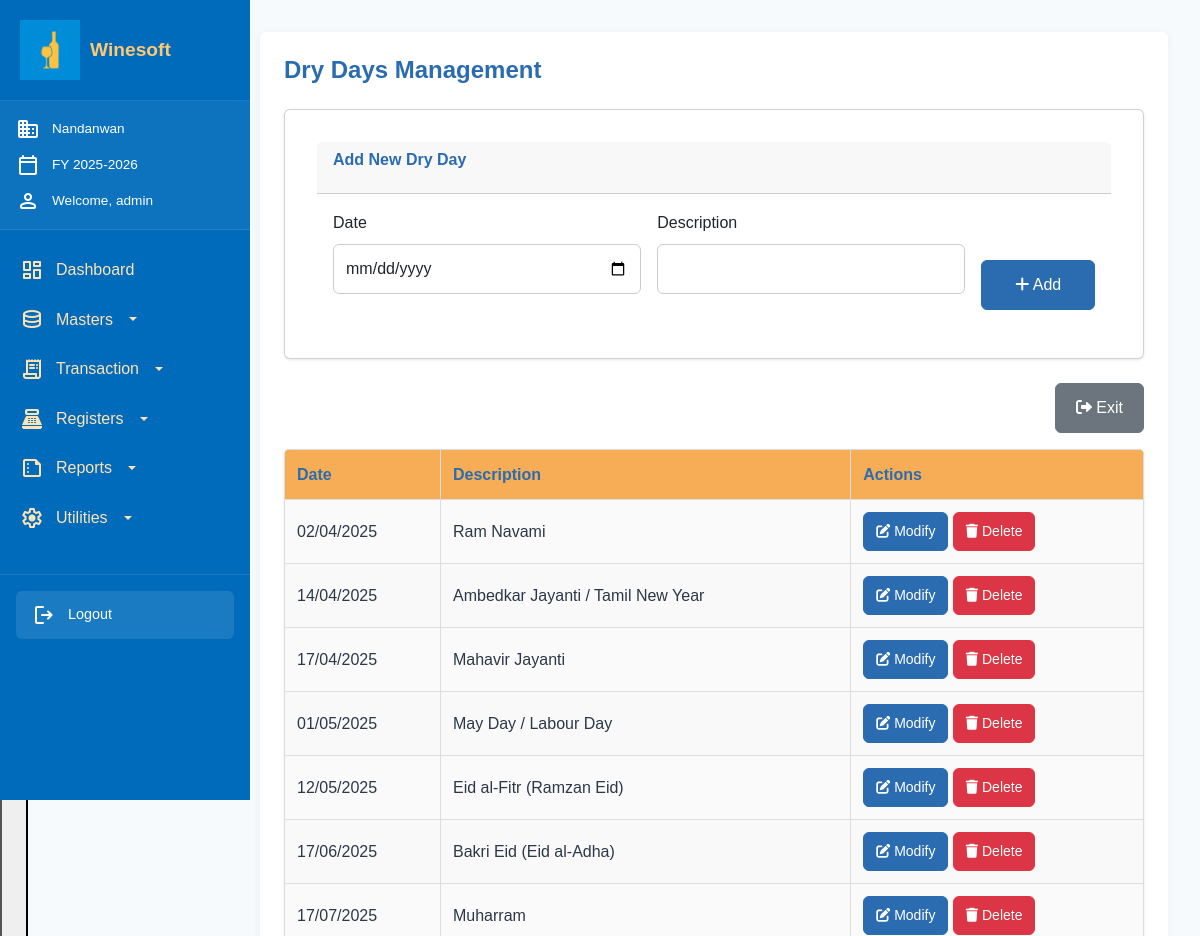
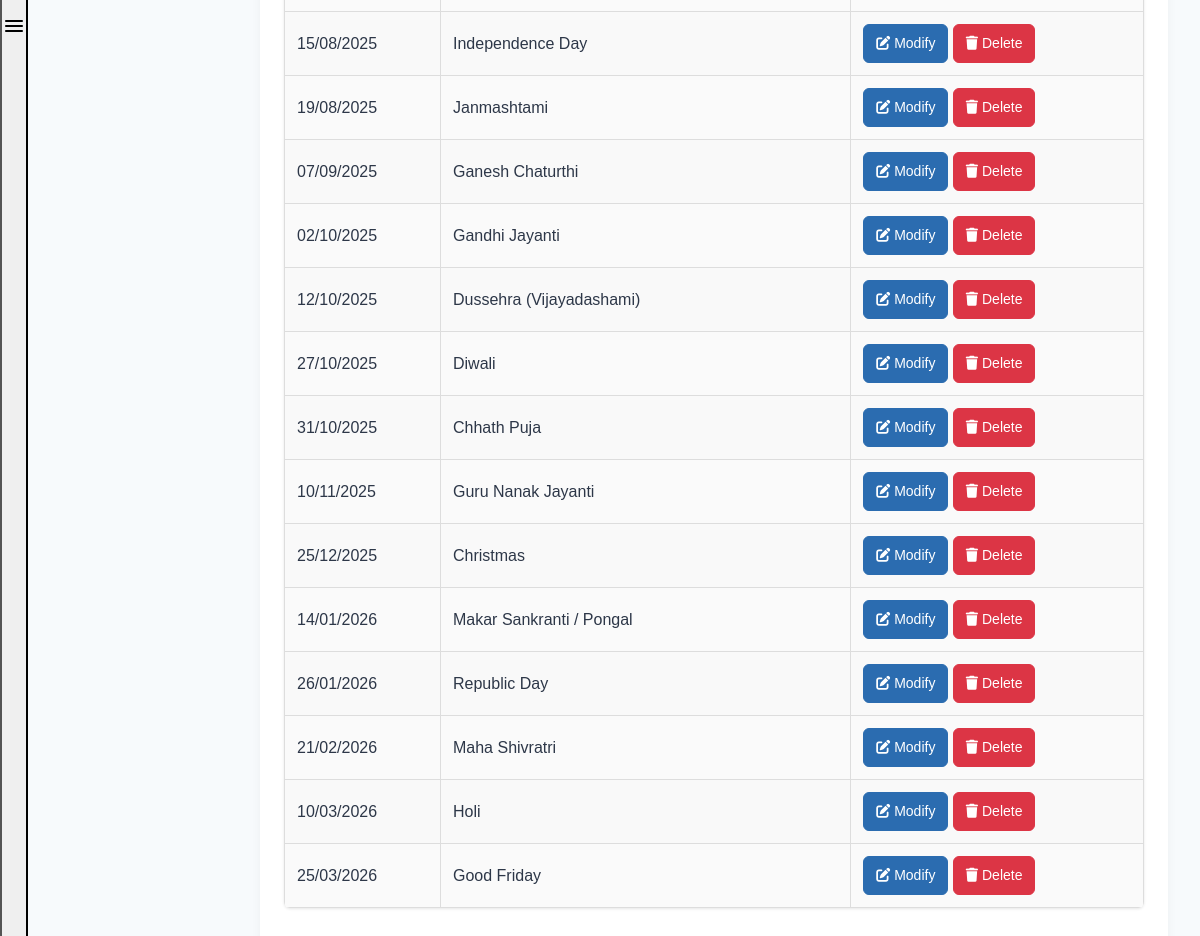
The app's page /public/dryday.php (signed in) with its own data (2 pictures, top to bottom).
### tables this page shows
CREATE TABLE `tbldrydays` (
  `id` int(11) NOT NULL,
  `DDATE` datetime DEFAULT NULL,
  `DDESC` varchar(50) DEFAULT NULL
);

### public/dryday.php (the view, shortened to what this page needs)
<?php
include_once "../config/db.php";
$query = "SELECT id, DATE_FORMAT(DDATE, '%d/%m/%Y') as formatted_date, DDESC FROM tblDryDays ORDER BY DDATE";
$result = $conn->query($query);
$drydays = $result->fetch_all(MYSQLI_ASSOC);
$edit_mode = false;
$edit_data = [];
?>
<!DOCTYPE html>
<html lang="en">
<head>
  <link href="https://cdn.jsdelivr.net/npm/bootstrap@5.3.0/dist/css/bootstrap.min.css" rel="stylesheet">
  <link rel="stylesheet" href="https://cdnjs.cloudflare.com/ajax/libs/font-awesome/6.0.0/css/all.min.css">
  <link rel="stylesheet" href="css/style.css?v=<?=time()?>">
  <link rel="stylesheet" href="css/navbar.css?v=<?=time()?>">
</head>
<body>
<div class="dashboard-container">
  <?php include 'components/navbar.php'; ?>
  <div class="main-content">
    <div class="content-area">
      <h3 class="mb-4">Dry Days Management</h3>
      <div class="card mb-4">
        <div class="card-header">
          <h5><?= $edit_mode ? 'Modify Dry Day' : 'Add New Dry Day' ?></h5>
        </div>
        <div class="card-body">
          <form method="POST" class="row g-3">
            <div class="col-md-5">
              <label for="ddate" class="form-label">Date</label>
              <input type="date" class="form-control" id="ddate" name="ddate"
                     value="<?= $edit_mode ? htmlspecialchars($edit_data['ddate']) : '' ?>" required>
            </div>
            <div class="col-md-5">
              <label for="ddesc" class="form-label">Description</label>
              <input type="text" class="form-control" id="ddesc" name="ddesc"
                     value="<?= $edit_mode ? htmlspecialchars($edit_data['DDESC']) : '' ?>" required maxlength="25">
            </div>
            <div class="col-md-2 d-flex align-items-end">
              <button type="submit" class="btn btn-primary w-100" name="<?= $edit_mode ? 'update_dryday' : 'add_dryday' ?>">
                <i class="fas fa-<?= $edit_mode ? 'save' : 'plus' ?>"></i> <?= $edit_mode ? 'Update' : 'Add' ?>
              </button>
            </div>
          </form>
        </div>
      </div>
      <div class="action-btn mb-3 d-flex gap-2">
        <a href="dashboard.php" class="btn btn-secondary ms-auto">
          <i class="fas fa-sign-out-alt"></i> Exit
        </a>
      </div>
      <div class="table-container">
        <table class="styled-table table-striped">
          <thead class="table-header">
            <tr>
              <th>Date</th>
              <th>Description</th>
              <th>Actions</th>
            </tr>
          </thead>
          <tbody>
          <?php if (!empty($drydays)): ?>
            <?php foreach ($drydays as $day): ?>
              <tr>
                <td><?= htmlspecialchars($day['formatted_date']); ?></td>
                <td><?= htmlspecialchars($day['DDESC']); ?></td>
                <td>
                  <a href="edit_dryday.php?id=<?= $day['id'] ?>" class="btn btn-sm btn-primary">
  <i class="fas fa-edit"></i> Modify
</a>
<a href="delete_dryday.php?id=<?= $day['id'] ?>" class="btn btn-sm btn-danger"
   onclick="return confirm('Are you sure you want to delete this dry day?');">
  <i class="fas fa-trash"></i> Delete
</a>
                </td>
              </tr>
            <?php endforeach; ?>
          <?php else: ?>
            <tr>
              <td colspan="3" class="text-center text-muted">No dry days found.</td>
            </tr>
          <?php endif; ?>
          </tbody>
        </table>
      </div>
  </div>
</div>
</body>
</html>

### public/components/navbar.php (shortened to what this page needs)
<?php
$companyName = $_SESSION['COMP_NAME'] ?? 'Diamond Wine Shopee';
$financialYear = $_SESSION['FIN_YEAR_DISPLAY'] ?? '2024-25';
$username = $_SESSION['username'] ?? 'Admin';
?>
<!DOCTYPE html>
<html lang="en">
<head>
    <link rel="stylesheet" href="css/style.css?v=<?=time()?>">
    <link rel="stylesheet" href="css/navbar.css?v=<?=time()?>">
</head>
<body>
    <button class="mobile-menu-toggle" id="mobileMenuToggle">
        <span class="material-symbols-rounded">menu</span>
    </button>
    <nav class="sidebar" id="sidebar">
        <div class="sidebar-header">
            <div class="logo-container">
                <img src="/winesoft/public/assets/logo.png" alt="Winesoft" class="nav-logo">
                <span class="nav-title">Winesoft</span>
            </div>
        </div>
        <div class="user-info-section">
            <div class="user-info-item">
                <span class="material-symbols-rounded user-info-icon">business</span>
                <span class="user-info-text"><?= htmlspecialchars($companyName) ?></span>
            </div>
            <div class="user-info-item">
                <span class="material-symbols-rounded user-info-icon">calendar_today</span>
                <span class="user-info-text">FY <?= htmlspecialchars($financialYear) ?></span>
            </div>
            <div class="user-info-item">
                <span class="material-symbols-rounded user-info-icon">person</span>
                <span class="user-info-text">Welcome, <?= htmlspecialchars($username) ?></span>
            </div>
        </div>
        <ul class="nav-list">
            <li class="nav-item">
                <a href="dashboard.php" class="nav-link">
                    <span class="nav-icon material-symbols-rounded">dashboard</span>
                    <span class="nav-label">Dashboard</span>
                </a>
            </li>
            <li class="nav-item has-dropdown">
                <a href="#" class="nav-link dropdown-toggle">
                    <span class="nav-icon material-symbols-rounded">database</span>
                    <span class="nav-label">Masters</span>
                </a>
            </li>
            <li class="nav-item has-dropdown">
                <a href="#" class="nav-link dropdown-toggle">
                    <span class="nav-icon material-symbols-rounded">receipt_long</span>
                    <span class="nav-label">Transaction</span>
                </a>
            </li>
<li class="nav-item has-dropdown">
    <a href="#" class="nav-link dropdown-toggle">
        <span class="nav-icon material-symbols-rounded">point_of_sale</span>
        <span class="nav-label">Registers</span>
    </a>
</li>            <li class="nav-item has-dropdown">
                <a href="#" class="nav-link dropdown-toggle">
                    <span class="nav-icon material-symbols-rounded">summarize</span>
                    <span class="nav-label">Reports</span>
                </a>
            </li>
            <li class="nav-item has-dropdown">
                <a href="#" class="nav-link dropdown-toggle">
                    <span class="nav-icon material-symbols-rounded">settings</span>
                    <span class="nav-label">Utilities</span>
                </a>
            </li>
        </ul>
        <div class="logout-section">
            <a href="logout.php" class="logout-btn">
                <span class="material-symbols-rounded logout-icon">logout</span>
                <span class="logout-text">Logout</span>
            </a>
        </div>
    </nav>
</body>
</html>

### public/css/style.css (style rules this page uses)
:root { --primary-color: #2B6CB0; --primary-hover: #4299E1; --secondary-color: #F6AD55; --background-color: #F7FAFC; --text-color: #2D3748; --light-text: #718096; --error-color: #E53E3E; --success-color: #38A169; --white: #FFFFFF; --border-radius: 6px; --box-shadow: 0 1px 3px rgba(0,0,0,0.1); --transition: all 0.2s ease; }
* { box-sizing: border-box; margin: 0; padding: 0; }
html { scroll-behavior: smooth; height: 100%; }
body { background-color: var(--background-color); font-family: 'Arial', sans-serif; line-height: 1.6; color: var(--text-color); min-height: 100vh; display: flex; flex-direction: column; }
h1, h2, h3, h4, h5, h6 { color: var(--primary-color); margin-bottom: 1rem; font-weight: 600; line-height: 1.2; }
h3 { font-size: 1.5rem; }
h5 { font-size: 1rem; }
.mb-3 { margin-bottom: 1.5rem; }
.mb-4 { margin-bottom: 2rem; }
.d-flex { display: flex; }
.gap-2 { gap: 1rem; }
.w-100 { width: 100%; }
.card { background: var(--white); padding: 1.5rem; border-radius: var(--border-radius); box-shadow: var(--box-shadow); margin-bottom: 1.5rem; }
.dashboard-container { display: flex; flex-direction: column; min-height: 100vh; width: 100%; background-color: var(--background-color); position: relative; }
.main-content { width: 100%; padding: 1rem; margin-top: 60px; }
.content-area { background: var(--white); border-radius: var(--border-radius); padding: 1rem; box-shadow: 0 2px 10px rgba(0,0,0,0.05); margin-bottom: 1rem; }
.form-control, .form-select { width: 100%; padding: 0.75rem; margin-bottom: 1rem; border: 1px solid #ccc; border-radius: 6px; font-size: 1rem; transition: var(--transition); }
.form-label { display: block; margin-bottom: 0.5rem; font-weight: 500; }
.btn { display: inline-block; padding: 0.75rem 1.25rem; font-weight: 500; text-align: center; text-decoration: none; border-radius: 6px; cursor: pointer; transition: var(--transition); border: 1px solid transparent; }
.btn-sm { padding: 0.5rem 0.75rem; font-size: 0.875rem; }
.btn-primary { background-color: var(--primary-color); color: var(--white); border-color: var(--primary-color); }
.btn-secondary { background-color: #6c757d; color: var(--white); border-color: #6c757d; }
.btn-danger { background-color: #dc3545; color: var(--white); border-color: #dc3545; }
.table-container { overflow-x: auto; -webkit-overflow-scrolling: touch; margin-bottom: 1rem; background: var(--white); border-radius: var(--border-radius); box-shadow: var(--box-shadow); }
.styled-table { width: 100%; min-width: 600px; border-collapse: collapse; color: var(--text-color); }
.styled-table thead tr { background-color: var(--secondary-color); color: var(--primary-color); }
.styled-table th, .styled-table td { padding: 12px; text-align: left; border: 1px solid #ddd; vertical-align: middle; }
.styled-table tbody tr:nth-child(even) { background-color: #f9f9f9; }
.table-striped tbody tr:nth-child(odd) { background-color: rgba(0,0,0,0.02); }
@media (min-width: 576px) { .container, .login-container, .card { padding: 2rem; } }
@media (min-width: 768px) { .dashboard-container { flex-direction: row; } }
@media (min-width: 768px) { .main-content { margin-left: 200px; margin-top: 0; width: calc(100% - 200px); padding: 1.5rem; } }
@media (min-width: 768px) { .content-area { padding: 1.5rem; } }
@media (min-width: 768px) { .styled-table { min-width: 100%; } }
@media (min-width: 992px) { .main-content { padding: 2rem; } }
@media (min-width: 992px) { .content-area { padding: 1.5rem; } }

### records on screen
tbldrydays: formatted_date "02/04/2025", DDESC "Ram Navami"
tbldrydays: formatted_date "14/04/2025", DDESC "Ambedkar Jayanti / Tamil New Year"
tbldrydays: formatted_date "17/04/2025", DDESC "Mahavir Jayanti"
tbldrydays: formatted_date "01/05/2025", DDESC "May Day / Labour Day"
tbldrydays: formatted_date "12/05/2025", DDESC "Eid al-Fitr (Ramzan Eid)"
tbldrydays: formatted_date "17/06/2025", DDESC "Bakri Eid (Eid al-Adha)"
tbldrydays: formatted_date "17/07/2025", DDESC "Muharram"
tbldrydays: formatted_date "15/08/2025", DDESC "Independence Day"
tbldrydays: formatted_date "19/08/2025", DDESC "Janmashtami"
tbldrydays: formatted_date "07/09/2025", DDESC "Ganesh Chaturthi"
tbldrydays: formatted_date "02/10/2025", DDESC "Gandhi Jayanti"
tbldrydays: formatted_date "12/10/2025", DDESC "Dussehra (Vijayadashami)"
tbldrydays: formatted_date "27/10/2025", DDESC "Diwali"
tbldrydays: formatted_date "31/10/2025", DDESC "Chhath Puja"
tbldrydays: formatted_date "10/11/2025", DDESC "Guru Nanak Jayanti"
tbldrydays: formatted_date "25/12/2025", DDESC "Christmas"
tbldrydays: formatted_date "14/01/2026", DDESC "Makar Sankranti / Pongal"
tbldrydays: formatted_date "26/01/2026", DDESC "Republic Day"
tbldrydays: formatted_date "21/02/2026", DDESC "Maha Shivratri"
tbldrydays: formatted_date "10/03/2026", DDESC "Holi"
tbldrydays: formatted_date "25/03/2026", DDESC "Good Friday"

### other values on screen
$companyName "Nandanwan"
$financialYear "2025-2026"
$username "admin"
